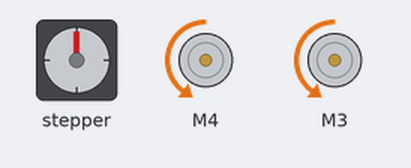
Recording of a sketch running on a simulated Arduino Uno, built with avr-gcc and run on an emulated ATmega328P. Parts: stepper motor, 2 × DC motor (green arrow = forward, orange = backward, longer = faster). Wiring (inferred from the names in the program): stepper motor driver (200 steps per turn assumed): step pin 14; direction pin 15. What the sketch prints to the serial monitor is not drawn.

Above: at 0.15 s.
At 4.66 s:
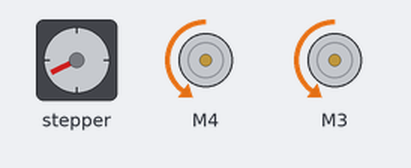
At 9.78 s:
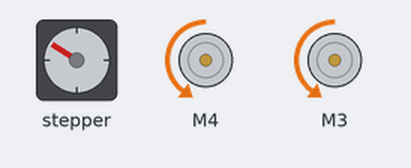
At 19.72 s:
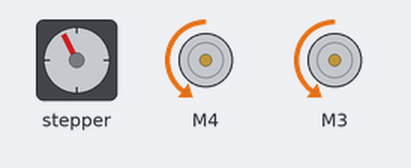
At 29.36 s:
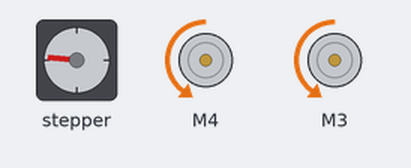
At 39.59 s:
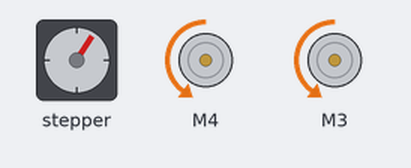
Timing chart, 0 to 40.0 s (numbered marks = the images above):
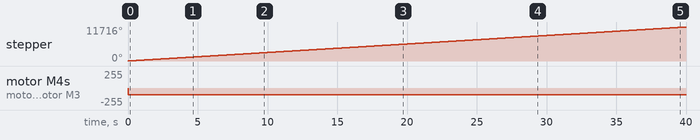

Measured:
- by itself, stepper: keeps turning clockwise at about 293°/s
- by itself, motor M4, motor M3: stopped → backward 100/255 at 0.02 s

The sketch:

MotorTopBotStepper.ino
```cpp
// (licence header left out)
#include <AFMotor.h>

// Defines pins numbers
const int stepPin = 14; //A0
const int dirPin = 15; //A1
int customDelay,customDelayMapped; // Defines variables

AF_DCMotor motorTop(4);
AF_DCMotor motorBot(3);

void setup() {
  Serial.begin(9600);           // set up Serial library at 9600 bps
  Serial.println("Motor test!");

  // turn on motor
  motorTop.setSpeed(100);
  motorBot.setSpeed(100);
  motorTop.run(RELEASE);
  motorBot.run(RELEASE);
  //stepper init
  // Sets the two pins as Outputs
  pinMode(stepPin,OUTPUT);
  pinMode(dirPin,OUTPUT);
  digitalWrite(dirPin,HIGH); //Enables the motor to move in a particular direction
}

void loop() {
  uint8_t i;

customDelayMapped = 3;
digitalWrite(stepPin, HIGH);
delay(customDelayMapped);
digitalWrite(stepPin, LOW);
delay(customDelayMapped);

motorTop.run(BACKWARD);
motorBot.run(BACKWARD);
motorTop.setSpeed(100);
motorBot.setSpeed(100);
}
```
